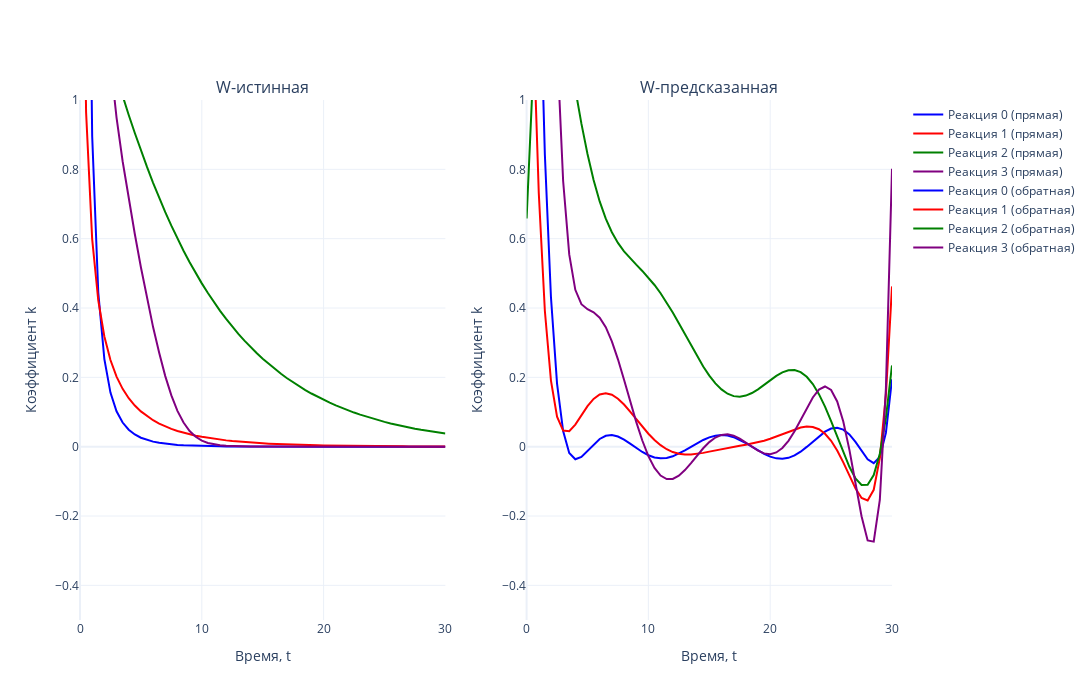

Notebook source saved alongside this figure:
### Markdown cell above
## Вывод интересных графиков

### Code cell
colors = ['blue', 'red', 'green', 'purple']

# Создаем два подграфика (2 столбца, 1 строка)
fig = make_subplots(rows=1, cols=2, subplot_titles=['W-истинная', 'W-предсказанная'])

# Первый график (прямая задача)
for i in range(N_REACTION):  
    fig.add_trace(go.Scatter(
        x=tsteps, 
        y=W_TRUE[i, :], 
        mode='lines', 
        name=f'Реакция {i} (прямая)',
        line=dict(color=colors[i % len(colors)])  # Применяем цвета циклично
    ), row=1, col=1)

# Второй график (обратная задача)
for i in range(N_REACTION):  
    fig.add_trace(go.Scatter(
        x=tsteps, 
        y=W_predict[i, :], 
        mode='lines', 
        name=f'Реакция {i} (обратная)',
        line=dict(color=colors[i % len(colors)])  # Применяем цвета циклично
    ), row=1, col=2)

# Настройки общего макета
fig.update_layout(
    template='plotly_white',
    width=1700,  # Общая ширина холста
    height=700,  # Высота холста
    showlegend=True
)

# Ограничение оси Y
fig.update_yaxes(range=[-0.5, 1], title_text='Коэффициент k', row=1, col=1)
fig.update_yaxes(range=[-0.5, 1], title_text='Коэффициент k', row=1, col=2)

# Подписи оси X
fig.update_xaxes(title_text='Время, t', row=1, col=1)
fig.update_xaxes(title_text='Время, t', row=1, col=2)

# Отображение графика
fig.show()
